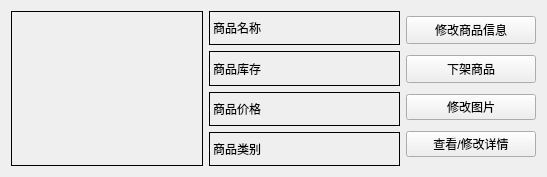
<?xml version="1.0" encoding="UTF-8"?>
<ui version="4.0">
 <class>Form</class>
 <widget class="QWidget" name="Form">
  <property name="geometry">
   <rect>
    <x>0</x>
    <y>0</y>
    <width>547</width>
    <height>177</height>
   </rect>
  </property>
  <property name="windowTitle">
   <string>Form</string>
  </property>
  <layout class="QHBoxLayout" name="horizontalLayout" stretch="3,1">
   <item>
    <layout class="QGridLayout" name="gridLayout">
     <item row="0" column="0" rowspan="4">
      <widget class="QLabel" name="picture">
       <property name="minimumSize">
        <size>
         <width>120</width>
         <height>153</height>
        </size>
       </property>
       <property name="frameShape">
        <enum>QFrame::Box</enum>
       </property>
       <property name="text">
        <string/>
       </property>
      </widget>
     </item>
     <item row="1" column="1">
      <widget class="QLabel" name="numberlabel">
       <property name="minimumSize">
        <size>
         <width>120</width>
         <height>33</height>
        </size>
       </property>
       <property name="frameShape">
        <enum>QFrame::Box</enum>
       </property>
       <property name="text">
        <string>商品库存</string>
       </property>
      </widget>
     </item>
     <item row="3" column="1">
      <widget class="QLabel" name="label_5">
       <property name="minimumSize">
        <size>
         <width>120</width>
         <height>33</height>
        </size>
       </property>
       <property name="frameShape">
        <enum>QFrame::Box</enum>
       </property>
       <property name="text">
        <string>商品类别</string>
       </property>
      </widget>
     </item>
     <item row="2" column="1">
      <widget class="QLabel" name="pricelabel">
       <property name="minimumSize">
        <size>
         <width>120</width>
         <height>33</height>
        </size>
       </property>
       <property name="frameShape">
        <enum>QFrame::Box</enum>
       </property>
       <property name="text">
        <string>商品价格</string>
       </property>
      </widget>
     </item>
     <item row="0" column="1">
      <widget class="QLabel" name="namelable">
       <property name="minimumSize">
        <size>
         <width>120</width>
         <height>33</height>
        </size>
       </property>
       <property name="frameShape">
        <enum>QFrame::Box</enum>
       </property>
       <property name="text">
        <string>商品名称</string>
       </property>
      </widget>
     </item>
    </layout>
   </item>
   <item>
    <layout class="QVBoxLayout" name="verticalLayout">
     <item>
      <widget class="QPushButton" name="pushButtonUpdate">
       <property name="maximumSize">
        <size>
         <width>137</width>
         <height>28</height>
        </size>
       </property>
       <property name="text">
        <string>修改商品信息</string>
       </property>
      </widget>
     </item>
     <item>
      <widget class="QPushButton" name="pushButtonDelete">
       <property name="maximumSize">
        <size>
         <width>137</width>
         <height>28</height>
        </size>
       </property>
       <property name="text">
        <string>下架商品</string>
       </property>
      </widget>
     </item>
     <item>
      <widget class="QPushButton" name="pushButtonUpdatePIC">
       <property name="text">
        <string>修改图片</string>
       </property>
      </widget>
     </item>
     <item>
      <widget class="QPushButton" name="pushButton">
       <property name="text">
        <string>查看/修改详情</string>
       </property>
      </widget>
     </item>
    </layout>
   </item>
  </layout>
 </widget>
 <resources/>
 <connections/>
</ui>
